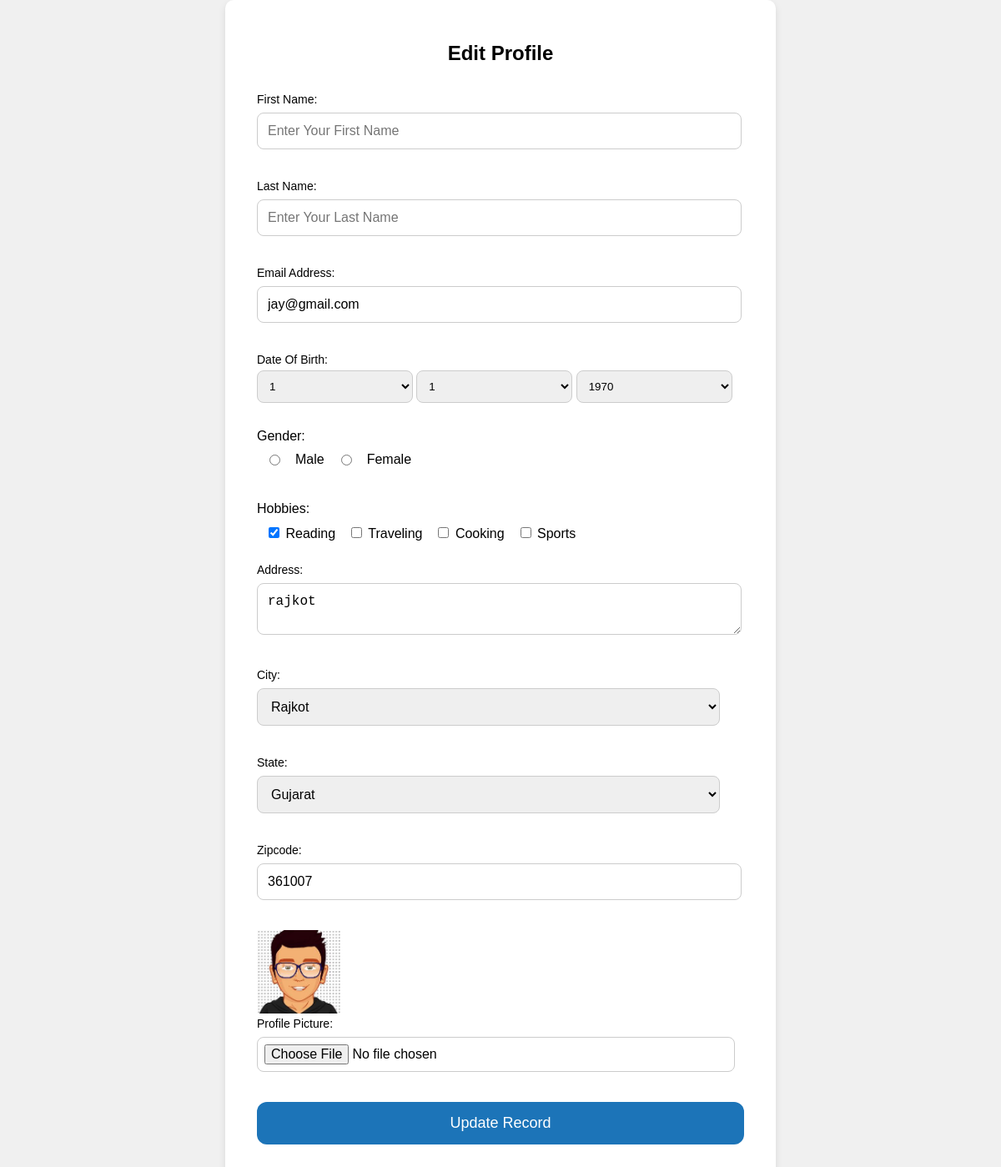
Screenshot of /index.php?id=16 with the database file from the repository.
### tables this page shows
CREATE TABLE `user` (
  `id` int(11) NOT NULL,
  `fName` varchar(20) NOT NULL,
  `lName` varchar(20) NOT NULL,
  `email` varchar(255) NOT NULL,
  `dob` date NOT NULL,
  `gender` enum('Male','Female') NOT NULL,
  `hobbies` varchar(100) NOT NULL,
  `address` varchar(255) NOT NULL,
  `city` varchar(20) NOT NULL,
  `state` varchar(20) NOT NULL,
  `zipcode` int(11) NOT NULL,
  `profilepic` varchar(255) NOT NULL
);

### index.php (the view, shortened to what this page needs)
<?php
include 'config.php';
if (isset($_GET['id'])) {
    $id = $_GET['id'];
    $query = "SELECT * FROM user WHERE id = '$id'";
    $execut = mysqli_query($conn, $query);
    $data = mysqli_fetch_assoc($execut);
}
?>
<!DOCTYPE html>
<html lang="en">
<head>
</head>
<body>
    <div class="form-container">
        <h2><?php echo isset($id) ? 'Edit Profile' : 'Registration'; ?></h2>
        <form class="container" action="index.php<?php echo isset($data['id']) ? '?id=' . $data['id'] : ''; ?>" method="post" enctype="multipart/form-data" >
                 <div class="form-controler">
                <label for="fname">First Name:</label>
                <input type="text" name="fname" id="fname" placeholder="Enter Your First Name" value="<?php echo isset($data['fname']) ? $data['fname'] : (isset($fname) ? $fname : ''); ?>">
            </div>
            <div class="form-controler">
                <label for="lname">Last Name:</label>
                <input type="text" name="lname" id="lname" placeholder="Enter Your Last Name" value="<?php echo isset($data['lname']) ? $data['lname'] : (isset($lname) ? $lname : ''); ?>">
            </div>
            <div class="form-controler">
                <label for="email">Email Address:</label>
                <input type="text" name="email" id="email" placeholder="Enter Your Email Address" value="<?php echo isset($data['email']) ? $data['email'] : (isset($email) ? $email : ''); ?>">
            </div>
            <div class="form-controler-dob">
                <label for="dob">Date Of Birth:</label>
                <select name="dob_day" id="dob_day">
                    <?php for ($i = 1; $i <= 31; $i++) { ?>
                        <option value="<?php echo $i; ?>" <?php echo isset($data['dob']) && date('d', strtotime($data['dob'])) == $i ? 'selected' : (isset($dob_day) && $dob_day == $i ? 'selected' : ''); ?>><?php echo $i; ?></option>
                    <?php } ?>
                </select>
                <select name="dob_month" id="dob_month">
                    <?php for ($i = 1; $i <= 12; $i++) { ?>
                        <option value="<?php echo $i; ?>" <?php echo isset($data['dob']) && date('m', strtotime($data['dob'])) == $i ? 'selected' : (isset($dob_month) && $dob_month == $i ? 'selected' : ''); ?>><?php echo $i; ?></option>
                    <?php } ?>
                </select>
                <select name="dob_year" id="dob_year">
                    <?php for ($i = 1970; $i <= 2020; $i++) { ?>
                        <option value="<?php echo $i; ?>" <?php echo isset($data['dob']) && date('Y', strtotime($data['dob'])) == $i ? 'selected' : (isset($dob_year) && $dob_year == $i ? 'selected' : ''); ?>><?php echo $i; ?></option>
                    <?php } ?>
                </select>
            </div>
           <div class="form-controler-gh">
                <label for="gender">Gender:</label><br>
                <div class="gender-options">
                    <input type="radio" id="male" name="gender" value="1"
                        <?php echo isset($data['gender']) && $data['gender'] == '1' ? 'checked' : (isset($gender) && $gender == '1' ? 'checked' : ''); ?>>
                    <label for="male">Male</label>
                    <input type="radio" id="female" name="gender" value="2"
                        <?php echo isset($data['gender']) && $data['gender'] == '2' ? 'checked' : (isset($gender) && $gender == '2' ? 'checked' : ''); ?>>
                    <label for="female">Female</label>
                </div>
            </div>
            <?php
            $hobbies = [];
            if (isset($data['hobbies']) ) {
                $hobbies = explode(',', $data['hobbies']);
            } elseif (isset($_POST['hobbies']) && is_array($_POST['hobbies'])) {
                $hobbies = $_POST['hobbies'];
            }
            ?>
           <div class="form-controler-gh">
            <label for="hobbies">Hobbies:</label><br>
            <div class="hobby-options">
                <label><input type="checkbox" name="hobbies[]" value="Reading" <?php echo in_array('Reading', $hobbies) ? 'checked' : ''; ?>> Reading</label>
                <label><input type="checkbox" name="hobbies[]" value="Traveling" <?php echo in_array('Traveling', $hobbies) ? 'checked' : ''; ?>> Traveling</label>
                <label><input type="checkbox" name="hobbies[]" value="Cooking" <?php echo in_array('Cooking', $hobbies) ? 'checked' : ''; ?>> Cooking</label>
                <label><input type="checkbox" name="hobbies[]" value="Sports" <?php echo in_array('Sports', $hobbies) ? 'checked' : ''; ?>> Sports</label>
            </div>
        </div>
            <div class="form-controler">
                <label for="address">Address:</label>
                <textarea name="address" id="address" placeholder="Enter Your full Address"><?php echo isset($data['address']) ? $data['address'] : (isset($address) ? $address : ''); ?></textarea>
            </div>
            <div class="form-controler">
                <label for="city">City:</label>
                <select name="city" id="city">
                    <?php
                    $cities = ['Rajkot', 'Jamnagar', 'Surat', 'Gandhinagar'];
                    $selected_city = isset($data['city']) ? $data['city'] : (isset($_POST['city']) ? $_POST['city'] : '');
                    foreach ($cities as $city) {
                        $selected = ($selected_city == $city) ? 'selected' : '';
                        echo "<option value=\"$city\" $selected>$city</option>";
                    }
                    ?>
                </select><br>
            </div>
            <div class="form-controler">
                <label for="state">State:</label>
                <select name="state" id="state">
                    <?php
                    $states = ['Gujarat', 'Mumbai', 'UP'];
                    $selected_state = isset($data['state']) ? $data['state'] : (isset($_POST['state']) ? $_POST['state'] : '');
                    foreach ($states as $state) {
                        $selected = ($selected_state == $state) ? 'selected' : '';
                        echo "<option value=\"$state\" $selected>$state</option>";
                    }
                    ?>
                </select><br>
            </div>
            <div class="form-controler">
                <label for="zipcode">Zipcode:</label>
                <input type="text" name="zipcode" id="zipcode" placeholder="Enter Your Zipcode" value="<?php echo isset($data['zipcode']) ? $data['zipcode'] : (isset($zipcode) ? $zipcode : ''); ?>">
            </div>
           <div class="form-controler">
                <?php if (isset($data['profilepic']) && $data['profilepic']): ?>
                    <img src="./uploads/<?php echo $data['profilepic']; ?>" alt="Profile Picture" width="100" height="100"><br>
                <?php endif; ?>
                <label for="profile">Profile Picture:</label>
                <input type="file" name="profile" id="profile">
            </div>
            <div class="form-controler">
                <button type="submit"><?php echo isset($id) ? 'Update Record' : 'Save Record'; ?></button>
            </div>
        </form>
    </div>
</body>
</html>

### index.php (style rules this page uses)
body { margin: 0; padding: 0; display: flex; justify-content: center; align-items: center; font-family: Arial, sans-serif; min-height: 100vh; background-color: #f0f0f0; }
.form-container { width: 50%; max-width: 600px; padding: 30px; border-radius: 10px; background-color: #ffffff; box-shadow: 0 4px 8px rgba(0, 0, 0, 0.1); }
.form-container h2 { text-align: center; margin-bottom: 25px; }
.form-controler { padding: 8px; margin-bottom: 20px; text-align: left; }
.form-controler label { display: block; margin-bottom: 8px; font-size: 14px; }
.form-controler input, .form-controler textarea, .form-controler select { width: 95%; padding: 12px; border-radius: 8px; border: 1px solid #ccc; font-size: 16px; }
.form-controler-dob { padding: 8px; justify-content: space-between; gap: 10px; margin-bottom: 15px; }
.form-controler-dob select { width: 32%; padding: 10px; border-radius: 8px; border: 1px solid #ccc; }
.form-controler-dob label { display: flex; margin-bottom: 5px; font-size: 14px; }
.gender-options, .hobby-options { padding: 10px; display: flex; gap: 15px; align-items: flex-start; flex-wrap: wrap; }
.form-controler button { width: 100%; padding: 15px; background-color: #1c74b8; color: white; border: none; border-radius: 12px; font-size: 18px; cursor: pointer; transition: background-color 0.3s, transform 0.3s; }
.form-controler-gh { padding: 8px; margin-top: 15px; }
.form-container input[type="file"] { padding: 8px; }

### rows the page displays
user: email "jay@gmail.com", dob_day "1", dob_month "1", dob_year "1970", gender "☐ Male", gender "☐ Female", hobbies "☑", address "rajkot", zipcode "361007", profilepic (picture)

### other values shown
form field city "Rajkot"
form field state "Gujarat"
